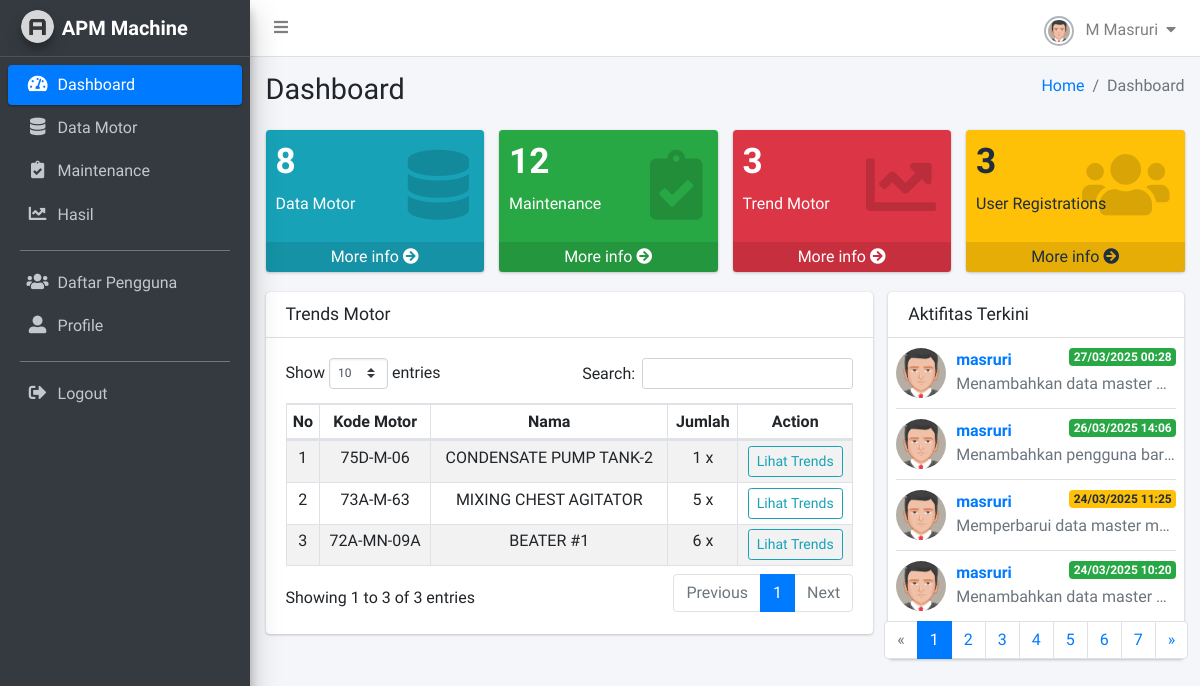
Page /apm-machine/dashboard/ (signed in) on the earlier database version.
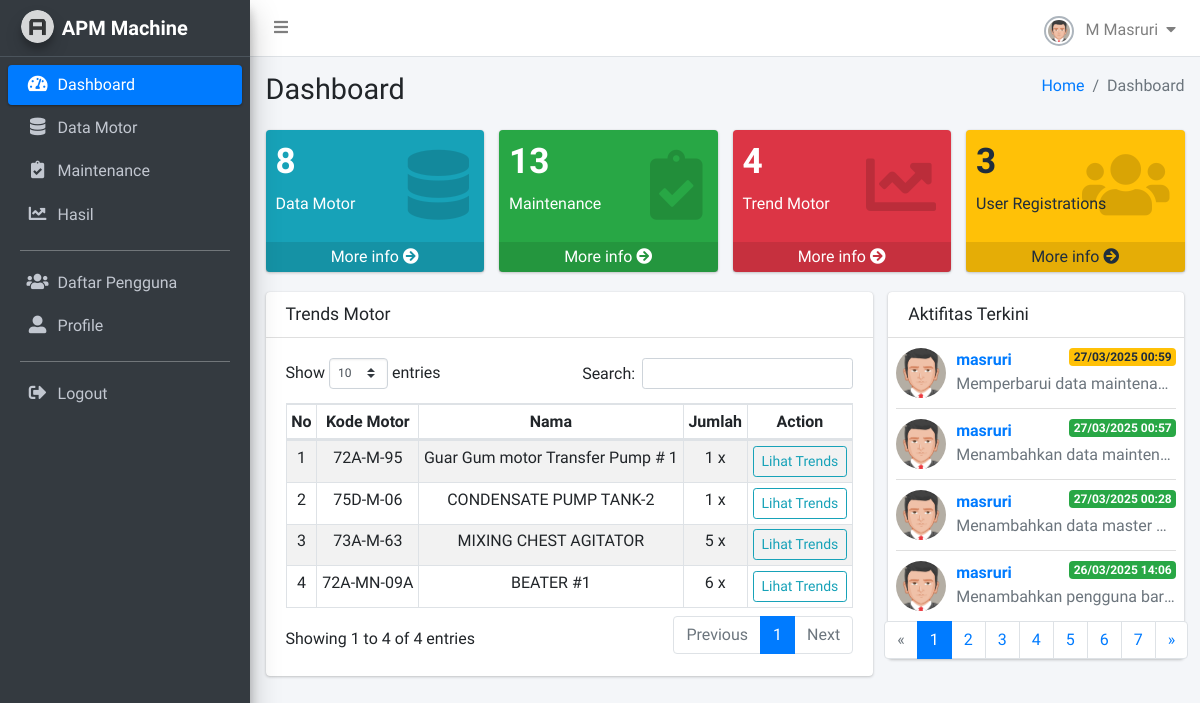
Same page on the later database version.
### monitoring/models.py (models this page shows, shortened)
class Motor(models.Model):
    tag_number = models.CharField(_("Tag No"), max_length=50, unique=True)
    name = models.CharField(_("Motor Name"), max_length=100, null=True, blank=True)
    output = models.FloatField(_("Output"), help_text='Daya dalam KW', null=True, blank=True)
    voltage = models.FloatField(_("Voltage"), help_text='Tegangan dalam Volt', null=True, blank=True)
    starter_type = models.CharField(_("Starter Type"), max_length=50, null=True, blank=True)
    set_ol = models.FloatField(_("SET OL"), null=True, blank=True)
    input = models.FloatField(_("Input"), help_text='Arus dalam Ampere', null=True, blank=True)
    speed = models.FloatField(_("Speed"), help_text='RPM', null=True, blank=True)
    frek = models.FloatField(_("FREK/WEN/CY/HZ"), null=True, blank=True)
    frame = models.CharField(_("Frame"), max_length=50, null=True, blank=True)
    foundation_type = models.CharField(_("Fondation Type"), max_length=50, help_text='Rigid atau Flexible', null=True, blank=True)
    class_type = models.CharField(_("Class Type"), max_length=50, help_text='Kelas 2 atau 3', null=True, blank=True)
    created_at = models.DateTimeField(auto_now_add=True, verbose_name="Dibuat Pada")
    class Meta:
        verbose_name = "Motor"
        verbose_name_plural = "Daftar Motor"

class LogActivity(models.Model):
    user = models.ForeignKey(User, on_delete=models.CASCADE)
    action = models.CharField(max_length=100)
    description = models.TextField()
    timestamp = models.DateTimeField(auto_now_add=True)
    class Meta:
        verbose_name = "Logs Activity"
        verbose_name_plural = "Logs Aktifitas Pengguna"

### monitoring/views/dashboards.py (the view)
# urls.py: path('dashboard/', dashboard, name='dashboard'),
@login_required(login_url='login')
def dashboard(request):
    motors = Motor.objects.all()
    maintenances = Maintenance.objects.all()
    users = User.objects.all()
    logs_list = LogActivity.objects.all().order_by('-timestamp')
    paginator = Paginator(logs_list, 4)
    page_number = request.GET.get('page')
    logs = paginator.get_page(page_number)
    trends = motors.annotate(
        total_trend=Count('maintenance'),
        last_created=Max('maintenance__created_at')
    ).filter(total_trend__gt=0).order_by('-last_created')
    context = {
        'motors' : motors,
        'maintenances': maintenances,
        'users': users,
        'logs': logs,
        'trends': trends
    }
    return render(request, 'dashboard.html', context)

### templates/dashboard.html (shortened to what the changed rows need)
{% load static %}
<!DOCTYPE html>
<html lang="en">
<head>
    <link rel="stylesheet" href="{% static 'plugins/fontawesome-free/css/all.min.css' %}">
    <link rel='stylesheet' href='https://cdnjs.cloudflare.com/ajax/libs/font-awesome/4.0.3/css/font-awesome.css'>
    <link rel="stylesheet" href="{% static 'plugins/datatables-bs4/css/dataTables.bootstrap4.min.css' %}">
    <link rel="stylesheet" href="{% static 'plugins/datatables-responsive/css/responsive.bootstrap4.min.css' %}">
    <link rel="stylesheet" href="{% static 'plugins/sweetalert2-theme-bootstrap-4/bootstrap-4.min.css' %}">
    <link rel="stylesheet" href="{% static 'plugins/toastr/toastr.min.css' %}">
    <link rel="stylesheet" href="{% static 'dist/css/adminlte.min.css' %}">
</head>
<body class="hold-transition sidebar-mini layout-fixed layout-navbar-fixed layout-footer-fixed">
    <div class="wrapper">
        <div class="content-wrapper">
            <div class="content-header">
            <div class="container-fluid">
                <div class="row mb-2">
                <div class="col-sm-6">
                    <h1 class="m-0">Dashboard</h1>
                </div>
                </div>
            </div>
            </div>
            <section class="content">
                <div class="container-fluid">
                    <div class="row">
                        <div class="col-lg-3 col-6">
                            <div class="small-box bg-success">
                            <div class="inner">
                                <h3>{{maintenances.count}}</h3>
                                <p>Maintenance</p>
                            </div>
                            </div>
                        </div>
                        <div class="col-lg-3 col-6">
                            <div class="small-box bg-danger">
                            <div class="inner">
                                <h3>{{trends.count}}</h3>
                                <p>Trend Motor</p>
                            </div>
                            </div>
                        </div>
                    </div>
                    <div class="row">
                        <div class="col-md-8">
                            <div class="card">
                                <div class="card-header">
                                    <h3 class="card-title">Trends Motor</h3>
                                </div>
                            <div class="card-body">
                                <table id="tbtrendmotor" class="table table-sm table-bordered table-striped text-center">
                                    <thead>
                                    <tr>
                                        <th>No</th>
                                        <th>Kode Motor</th>
                                        <th>Nama</th>
                                        <th>Jumlah</th>
                                        <th>Action</th>
                                    </tr>
                                    </thead>
                                    <tbody>
                                        {% for m in trends %}
                                        <tr>
                                            <td>{{forloop.counter}}</td>
                                            <td>{{m.tag_number}}</td>
                                            <td>{{m.name}}</td>
                                            <td>{{m.total_trend}} x</td>
                                            <td>
                                                <a href="{% url 'motor_trend' m.id %}" class="btn btn-outline-info btn-sm"> Lihat Trends </a>
                                            </td>
                                        </tr>
                                        {% endfor %}
                                    </tbody>
                                </table>
                            </div>
                            </div>
                        </div>
                        <div class="col-md-4">
                            <div class="card">
                                <div class="card-body p-0">
                                    <ul class="products-list product-list-in-card pl-2 pr-2">
                                    {% for l in logs %}
                                    <li class="item">
                                        <div class="product-img">
                                        <img src="{% static 'dist/img/user.jpg' %}" alt="Product Image" class="img-fluid img-circle">
                                        </div>
                                        <div class="product-info">
                                        <a class="product-title">{{l.user}}
                                            <span class="badge
                                            {% if l.action == "Add" %}
                                            badge-success
                                            {% elif l.action == "Change" %}
                                            badge-warning
                                            {% else %}
                                            badge-danger
                                            {% endif %}
                                            float-right">{{l.timestamp|date:'d/m/Y H:i'}}</span></a>
                                        <span class="product-description">
                                            {{l.description}}
                                        </span>
                                        </div>
                                    </li>
                                    {% empty %}
                                    <p class="text-center">Tidak ada aktivitas.</p>
                                    {% endfor %}
                                    {% if logs.has_other_pages %}
                                    <nav>
                                        <ul class="pagination justify-content-center">
                                            {% for num in logs.paginator.page_range %}
                                            <li class="page-item {% if logs.number == num %}active{% endif %}">
                                                <a class="page-link" href="?page={{ num }}">{{ num }}</a>
                                            </li>
                                            {% endfor %}
                                        </ul>
                                    </nav>
                                    {% endif %}
                                    </ul>
                                </div>
                            </div>
                        </div>
                    </div>
                </div>
            </section>
        </div>
    </div>
</body>
</html>

Differences in the rows shown:
no longer on this page (row unchanged): LogActivity: user "masruri", timestamp "24/03/2025 11:25", description "Memperbarui data master m…", action "Change" (drawn)
no longer on this page (row unchanged): LogActivity: user "masruri", timestamp "24/03/2025 10:20", description "Menambahkan data master…"
now on this page (row unchanged): Motor: tag_number "72A-M-95", name "Guar Gum motor Transfer Pump # 1", total_trend "1"
added LogActivity: user "masruri", timestamp "27/03/2025 00:59", description "Memperbarui data maintena…", action "Change" (drawn)
added LogActivity: user "masruri", timestamp "27/03/2025 00:57", description "Menambahkan data mainten…"
Other differences:
{{ maintenances.count }}: "12" → "13"
{{ trends.count }}: "3" → "4"
text written by a page script: "Show entries Search: Showing 1 to 3 of 3 entries Previous 1 Next" → "Show entries Search: Showing 1 to 4 of 4 entries Previous 1 Next"
